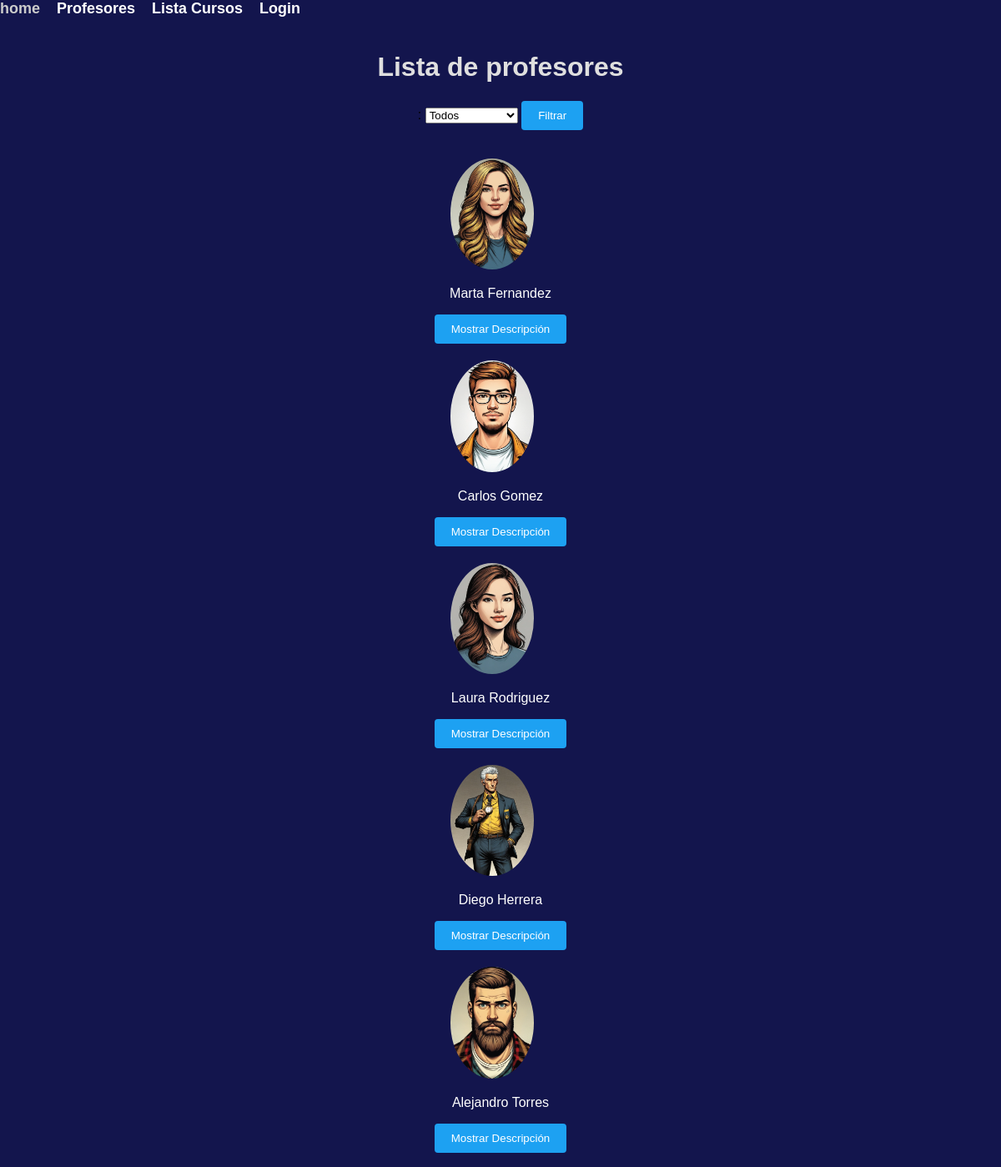
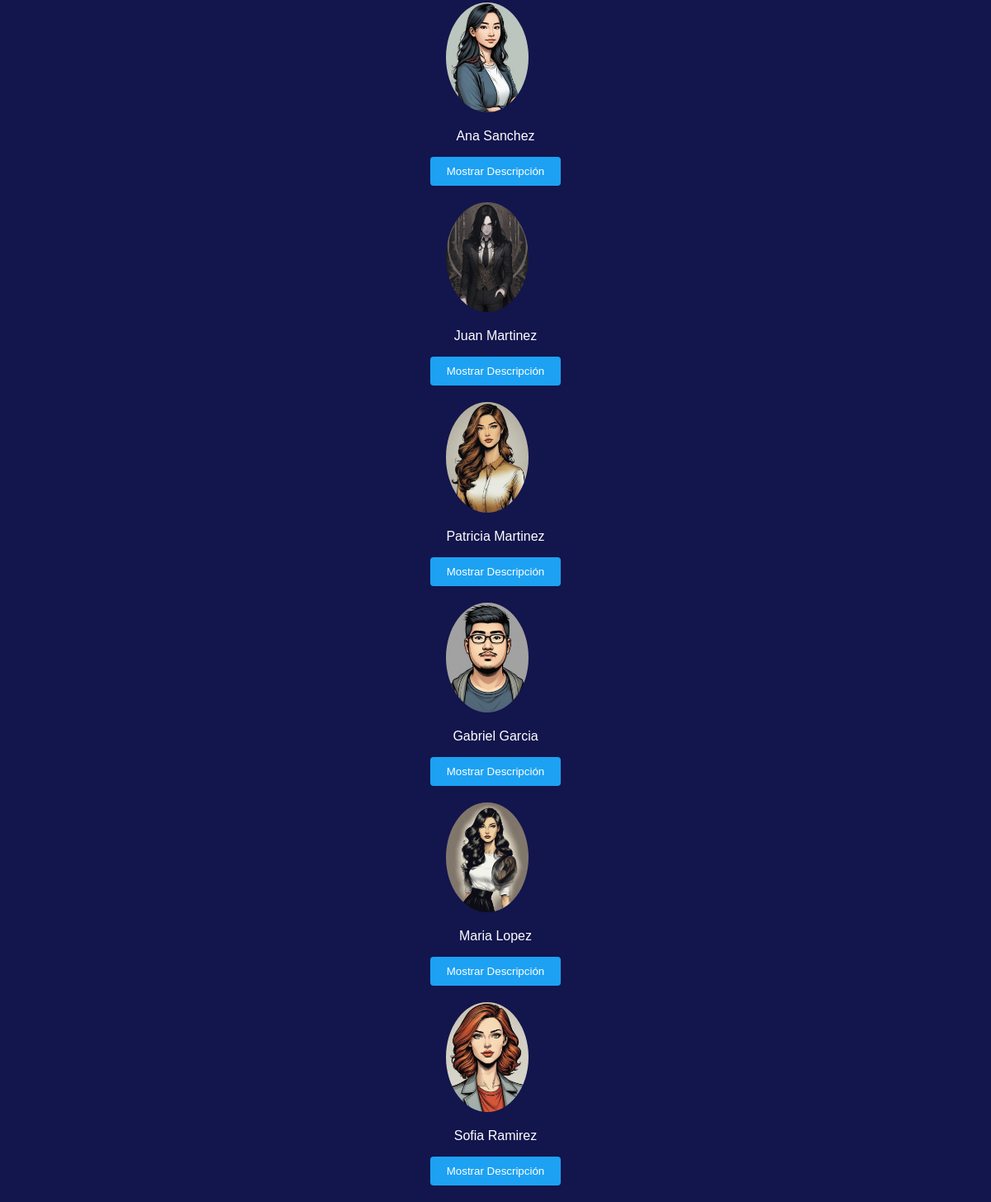
/profe/, run on the app's committed database (2 pictures, top to bottom).
### myapp/models.py (models this page shows, shortened)
class Profesor(models.Model):
    nombre = models.CharField(max_length=255)
    apellido = models.CharField(max_length=255)
    descripcion = models.CharField(max_length=255)
    imagen = models.ImageField(upload_to='profesor_images/', null=True, blank=True)
    cursos = models.ForeignKey(Cursos, on_delete=models.CASCADE)

### myapp/views.py (the view)
# urls.py: path('profe/', views.lista_profe, name='lista_profe'),
def lista_profe(request):
    profesores = Profesor.objects.all()
    cursos = Cursos.objects.all()
    tipos_cursos = cursos.values_list('tipo', flat=True).distinct()
    nombre_filtrado = request.GET.get('nombre_curso')
    descripcion_filtrada = request.GET.get('descripcion_curso')
    tipo_filtrado = request.GET.get('tipo_curso')
    if nombre_filtrado:
        profesores = profesores.filter(cursos__nombre=nombre_filtrado)
    if descripcion_filtrada:
        profesores = profesores.filter(cursos__descripcion=descripcion_filtrada)
    if tipo_filtrado:
        profesores = profesores.filter(cursos__tipo=tipo_filtrado)
    return render(request, 'profes.html', {'profesores': profesores, 'tipos_cursos': tipos_cursos})

### myapp/templates/profes.html (shortened to what this page needs)
{% load static %}
<!DOCTYPE html>
<html lang="es">
<head>
    <link rel="stylesheet" type="text/css" href="{% static 'css/styles.css' %}">
    <link rel="stylesheet" type="text/css" href="{% static 'css/items.css' %}">
</head>
<body>
    <ul class="navbar-links">
        <li><a href="/">home</a></li>
            <li><a href="/profe/">Profesores</a></li>
        <li><a href="/lista-cursos/">Lista Cursos</a></li>
        <li>
          {% if user.is_authenticated %}
          <a href="{% url 'user_logout' %}">Logout</a>
          {% else %}
          <a href="{% url 'user_login' %}">Login</a>
          {% endif %}
        </li>
    </ul>
    <h1>Lista de profesores</h1>
    <form method="GET" action="">
        <label for="tipo_curso">:</label>
        <select name="tipo_curso" id="tipo_curso">
            <option value="">Todos</option>
        </select>
        <button type="submit">Filtrar</button>
    </form>
    <br>
    <ul class="lista-profesores" id="lista-profesores">
        {% for profesor in profesores %}
        <li class="profesor">
            <div class="profesor-info">
                <img class="profesor-foto" src="{% static 'img/professor/' %}{{ profesor.nombre|lower }}.png" alt="{{ profesor.nombre }}">
                <p class="nombre-apellido">{{ profesor.nombre }} {{ profesor.apellido }}</p>
            </div>
            <button onclick="mostrarDescripcion('{{ profesor.nombre }}', '{{ profesor.descripcion }}')">Mostrar Descripción</button>
        </li>
        {% endfor %}
    </ul>
</body>
</html>

### myapp/static/css/styles.css (style rules this page uses)
body { font-family: Arial, sans-serif; margin: 0; padding: 0; background-color: #13154d; text-align: center; }
.navbar-links { list-style-type: none; display: flex; margin: 0; padding: 0; color: #f7f6f6; font-size: 18px; font-weight: bold; }
.navbar-links li { margin-right: 20px; }
.navbar-links li a { color: #fff; text-decoration: none; }
h1, h2 { color: #dfdfdf; }
p { color: #ffffff; }
ul { list-style-type: none; padding: 0; }
button { padding: 10px 20px; background-color: #1da1f2; color: white; border: none; border-radius: 4px; cursor: pointer; display: inline-block; }

### myapp/static/css/items.css (style rules this page uses)
.profesor img { width: 100px; height: auto; border-radius: 50%; margin-right: 20px; }
ul { list-style-type: none; padding: 0; text-align: center; }
li { margin-bottom: 20px; position: relative; }
a { text-decoration: none; color: #f7f6f6; font-size: 18px; font-weight: bold; display: inline-block; }

### data on the page
Profesor: shows a picture, nombre "Marta", apellido "Fernandez"
Profesor: shows a picture, nombre "Carlos", apellido "Gomez"
Profesor: shows a picture, nombre "Laura", apellido "Rodriguez"
Profesor: shows a picture, nombre "Diego", apellido "Herrera"
Profesor: shows a picture, nombre "Alejandro", apellido "Torres"
Profesor: shows a picture, nombre "Ana", apellido "Sanchez"
Profesor: shows a picture, nombre "Juan", apellido "Martinez"
Profesor: shows a picture, nombre "Patricia", apellido "Martinez"
Profesor: shows a picture, nombre "Gabriel", apellido "Garcia"
Profesor: shows a picture, nombre "Maria", apellido "Lopez"
Profesor: shows a picture, nombre "Sofia", apellido "Ramirez"
